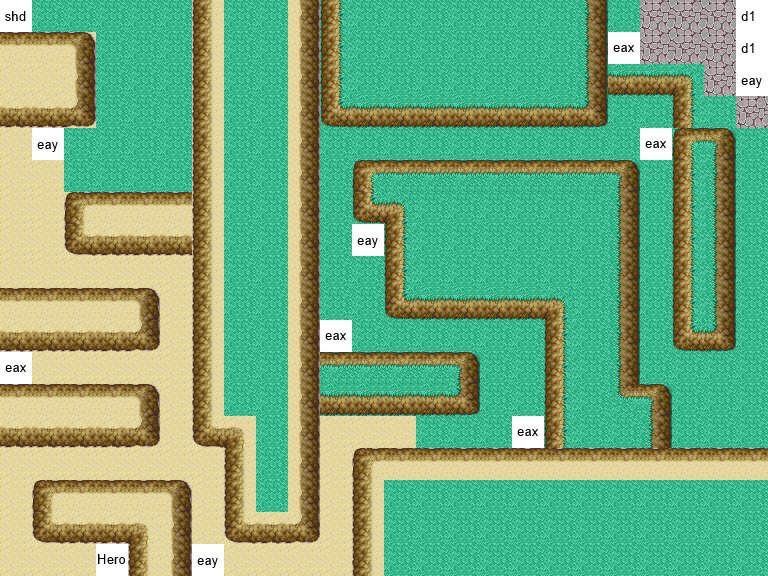

Tiled map render using the project's own tile images. Description and the map definition, with tile-layer contents summarised, below:
An orthogonal 24x18 tile map with 32x32 px tiles, 3 tile layers (backgrounds, collides, actors), 2 tilesets.

<map version="1.0" orientation="orthogonal" renderorder="right-down" width="24" height="18" tilewidth="32" tileheight="32" nextobjectid="1">
 <tileset firstgid="1" name="Exterior_Forest_TileA5" tilewidth="32" tileheight="32">
  <image source="../packed/Exterior_Forest_TileA5.png" width="256" height="512" />
 </tileset>
 <tileset firstgid="129" name="place" tilewidth="32" tileheight="32">
  <image source="../packed/place.png" width="512" height="32" />
  <tile id="0">
   <properties>
    <property name="type" value="aura" />
   </properties>
  </tile>
  <tile id="1">
   <properties>
    <property name="type" value="lava" />
   </properties>
  </tile>
  <tile id="2">
   <properties>
    <property name="type" value="boss" />
   </properties>
  </tile>
  <tile id="3">
   <properties>
    <property name="type" value="bow" />
   </properties>
  </tile>
  <tile id="4">
   <properties>
    <property name="path" value="oldman_3.tmx" />
    <property name="type" value="door" />
   </properties>
  </tile>
  <tile id="5">
   <properties>
    <property name="type" value="door" />
   </properties>
  </tile>
  <tile id="6">
   <properties>
    <property name="type" value="door" />
   </properties>
  </tile>
  <tile id="7">
   <properties>
    <property name="type" value="eax" />
   </properties>
  </tile>
  <tile id="8">
   <properties>
    <property name="type" value="eay" />
   </properties>
  </tile>
  <tile id="9">
   <properties>
    <property name="type" value="esx" />
   </properties>
  </tile>
  <tile id="10">
   <properties>
    <property name="type" value="esy" />
   </properties>
  </tile>
  <tile id="11">
   <properties>
    <property name="type" value="hero" />
   </properties>
  </tile>
  <tile id="12">
   <properties>
    <property name="type" value="oldman" />
   </properties>
  </tile>
  <tile id="13">
   <properties>
    <property name="msg" value="Press q to block. Press just before being hit to reflect arrows" />
    <property name="type" value="shield" />
   </properties>
  </tile>
  <tile id="14">
   <properties>
    <property name="type" value="sword" />
   </properties>
  </tile>
 </tileset>
 <layer name="backgrounds" width="24" height="18">
  <data>[432 cells, 432 non-empty, 8 distinct tile ids]</data>
 </layer>
 <layer name="collides" width="24" height="18">
  <data>[432 cells, 199 non-empty, 22 distinct tile ids]</data>
 </layer>
 <layer name="actors" width="24" height="18">
  <data>[432 cells, 13 non-empty, 5 distinct tile ids]</data>
 </layer>
</map>
